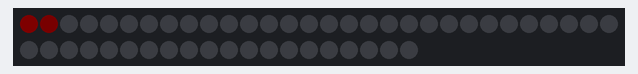
The sketch below on a simulated Arduino Nano, built with avr-gcc and run on an emulated ATmega328P. Shown: 50 RGB LEDs in strip order, left to right, continuing on the next row. Dim RGB values are drawn brighter than linear; what the sketch prints to the serial monitor is not drawn.

Above: at 0.59 s.
At 31.8 s:
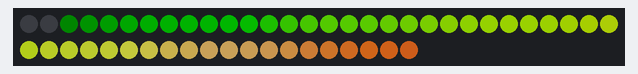

The sketch:

Random.ino
```cpp
// (licence header left out)
// LPD8806-based code from Adafruit for RGB LED Modules in a strip
/*****************************************************************************/
// you can also use hardware SPI, for ultra fast writes by leaving out the
// data and clock pin arguments. This will 'fix' the pins to the following:
// on Arduino 168/328 thats data = 11, and clock = pin 13.
#include "LPD8806.h"
#include "SPI.h"


// Strip variables:
const int LEDs_in_strip = 50;
const int LEDs_for_simplex = 6;
// Extra fake LED at the end, to avoid fencepost problem.
// It is used by simplex node and interpolation code.
float LED_array_red[LEDs_in_strip+1];
float LED_array_green[LEDs_in_strip+1];
float LED_array_blue[LEDs_in_strip+1];
float LED_array_hue[LEDs_in_strip+1];
float LED_array_brightness[LEDs_in_strip+1];

int node_spacing = LEDs_in_strip / LEDs_for_simplex;
LPD8806 strip = LPD8806(LEDs_in_strip);

// Perlin noise global variables:
float x1,y1,x2,y2;
// Set up Perlin globals:
//persistence affects the degree to which the "finer" noise is seen
float persistence = 0.25;
//octaves are the number of "layers" of noise that get computed
int octaves = 3;
// Simplex noise global variables:
int i, j, k, A[] = {0, 0, 0};
float u, v, w, s;
static float onethird = 0.333333333;
static float onesixth = 0.166666667;
int T[] = {0x15, 0x38, 0x32, 0x2c, 0x0d, 0x13, 0x07, 0x2a};

// Simplex noise parameters:
// Useable values for time increment range from 0.005 (barely perceptible) to 0.2 (irritatingly flickery)
// 0.02 seems ideal for relaxed screensaver
float timeinc = 0.02;
// Useable values for space increment range from 0.8 (LEDS doing different things to their neighbours), to 0.02 (roughly one feature present in 15 LEDs).
// 0.05 seems ideal for relaxed screensaver
float spaceinc = 0.1;
// Simplex noise variables:
// So that subsequent calls to SimplexNoisePattern produce similar outputs, this needs to be outside the scope of loop()
float yoffset = 0.0;
float saturation = 1.0;


void setup()
{
  // Start up the LED strip
  strip.begin();

  // Update the strip, to start they are all 'off'
  strip.show();

  Serial.begin(9600);
  Serial.println("Setup done ");
}


void loop() {
  int repeats = 200;

  // Perlin noise for five red LEDs
  timeinc = 0.1;
  for ( int i=0; i<repeats; i++ ) {
    PerlinNoisePattern( 5 );
    yoffset += timeinc;
  }

  AllOff();
  delay(500);

  // Simplex noise for ten full-colour LEDs
  // No interpolation.
  timeinc = 0.02;
  for ( int i=0; i<repeats; i++ ) {
    SimplexNoisePattern( spaceinc, timeinc, yoffset, 10);
    yoffset += timeinc;
  }
  AllOff();
  delay(500);

  // Simplex noise for whole strip of 96 LEDs.
  // (Well, it's simplex noise for 6 LEDs and cubic interpolation between those nodes.)
  for ( int i=0; i<repeats; i++ ) {
    SimplexNoisePatternInterpolated( spaceinc, timeinc, yoffset);
    yoffset += timeinc;
  }
  AllOff();
  delay(500);
}


void PerlinNoisePattern(int numLEDs) {
  float xoffset = 1.0;
  for (int j=0; j < numLEDs; j++) {
    xoffset += spaceinc;

    // Caluclate Perlin Noise (range -1 to 1), expand and bias that range:
    // Takes around 10 ms per call, so only doing this for the red LEDs, not full colour
    int r = int(PerlinNoise2(xoffset,yoffset,persistence,octaves)*196+32);
    // Clip output to the brightness level of 0-127 that the LED strip accepts.
    // Doing this with constrain() is slooow. Doing this explicitly adds no time at all. Conclusion: constrain() sucks.
    if ( r>127 ) { r=127; }
    else if ( r<0 ) { r=0; }

    strip.setPixelColor(j, r, 0, 0);
  }

  strip.show();
}


void SimplexNoisePattern( float spaceinc, float timeinc, float yoffset, int numLEDs) {
    // Calculate simplex noise for LEDs that are nodes:
    // Store raw values from simplex function (-0.347 to 0.347)
    float xoffset = 0.0;
    for (int i=0; i<numLEDs; i++) {
      xoffset += spaceinc;
      LED_array_red[i] = SimplexNoise(xoffset,yoffset,0);
      LED_array_green[i] = SimplexNoise(xoffset,yoffset,1);
      LED_array_blue[i] = SimplexNoise(xoffset,yoffset,2);
    }

    // Convert values from raw noise to scaled r,g,b and feed to strip.
    // Raw noise is -0.347 to +0.347 or thereabouts.
    for (int i=0; i<numLEDs; i++) {
      int r = int(LED_array_red[i]*403 + 16);
      int g = int(LED_array_green[i]*403 + 16);
      int b = int(LED_array_blue[i]*403 + 16);

      if ( r>127 ) { r=127; }
      else if ( r<0 ) { r=0; }  // Adds no time at all. Conclusion: constrain() sucks.

      if ( g>127 ) { g=127; }
      else if ( g<0 ) { g=0; }

      if ( b>127 ) { b=127; }
      else if ( b<0 ) { b=0; }

      strip.setPixelColor(i, r, g, b);
    }

    // Update strip
    strip.show();
}


void SimplexNoisePatternInterpolated( float spaceinc, float timeinc, float yoffset) {
    // Calculate simplex noise for LEDs that are nodes:
    // Store raw values from simplex function (-0.347 to 0.347)
    float xoffset = 0.0;
    for (int i=0; i<=LEDs_in_strip; i=i+node_spacing) {
      xoffset += spaceinc;
      LED_array_red[i] = SimplexNoise(xoffset,yoffset,0);
      LED_array_green[i] = SimplexNoise(xoffset,yoffset,1);
      LED_array_blue[i] = SimplexNoise(xoffset,yoffset,2);
    }

    // Interpolate values for LEDs between nodes
    for (int i=0; i<LEDs_in_strip; i++) {
      int position_between_nodes = i % node_spacing;
      int last_node, next_node;

      // If at node, skip
      if ( position_between_nodes == 0 ) {
        // At node for simplex noise, do nothing but update which nodes we are between
        last_node = i;
        next_node = last_node + node_spacing;
      }
      // Else between two nodes, so identify those nodes
      else {
        // And interpolate between the values at those nodes for red, green, and blue
        float t = float(position_between_nodes) / float(node_spacing);
        float t_squaredx3 = 3*t*t;
        float t_cubedx2 = 2*t*t*t;
        LED_array_red[i] = LED_array_red[last_node] * ( t_cubedx2 - t_squaredx3 + 1.0 ) + LED_array_red[next_node] * ( -t_cubedx2 + t_squaredx3 );
        LED_array_green[i] = LED_array_green[last_node] * ( t_cubedx2 - t_squaredx3 + 1.0 ) + LED_array_green[next_node] * ( -t_cubedx2 + t_squaredx3 );
        LED_array_blue[i] = LED_array_blue[last_node] * ( t_cubedx2 - t_squaredx3 + 1.0 ) + LED_array_blue[next_node] * ( -t_cubedx2 + t_squaredx3 );
      }
    }

    // Convert values from raw noise to scaled r,g,b and feed to strip
    for (int i=0; i<LEDs_in_strip; i++) {
      int r = int(LED_array_red[i]*403 + 16);
      int g = int(LED_array_green[i]*403 + 16);
      int b = int(LED_array_blue[i]*403 + 16);

      if ( r>127 ) { r=127; }
      else if ( r<0 ) { r=0; }  // Adds no time at all. Conclusion: constrain() sucks.

      if ( g>127 ) { g=127; }
      else if ( g<0 ) { g=0; }

      if ( b>127 ) { b=127; }
      else if ( b<0 ) { b=0; }

      strip.setPixelColor(i, r, g, b);
    }

    // Update strip
    strip.show();
}


/*****************************************************************************/
// Simplex noise code:
// From an original algorythm by Ken Perlin.
// Returns a value in the range of about [-0.347 .. 0.347]
float SimplexNoise(float x, float y, float z) {
  // Skew input space to relative coordinate in simplex cell
  s = (x + y + z) * onethird;
  i = fastfloor(x+s);
  j = fastfloor(y+s);
  k = fastfloor(z+s);

  // Unskew cell origin back to (x, y , z) space
  s = (i + j + k) * onesixth;
  u = x - i + s;
  v = y - j + s;
  w = z - k + s;;

  A[0] = A[1] = A[2] = 0;

  // For 3D case, the simplex shape is a slightly irregular tetrahedron.
  // Determine which simplex we're in
  int hi = u >= w ? u >= v ? 0 : 1 : v >= w ? 1 : 2;
  int lo = u < w ? u < v ? 0 : 1 : v < w ? 1 : 2;

  return k_fn(hi) + k_fn(3 - hi - lo) + k_fn(lo) + k_fn(0);
}


int fastfloor(float n) {
  return n > 0 ? (int) n : (int) n - 1;
}


float k_fn(int a) {
  s = (A[0] + A[1] + A[2]) * onesixth;
  float x = u - A[0] + s;
  float y = v - A[1] + s;
  float z = w - A[2] + s;
  float t = 0.6f - x * x - y * y - z * z;
  int h = shuffle(i + A[0], j + A[1], k + A[2]);
  A[a]++;
  if (t < 0) return 0;
  int b5 = h >> 5 & 1;
  int b4 = h >> 4 & 1;
  int b3 = h >> 3 & 1;
  int b2 = h >> 2 & 1;
  int b = h & 3;
  float p = b == 1 ? x : b == 2 ? y : z;
  float q = b == 1 ? y : b == 2 ? z : x;
  float r = b == 1 ? z : b == 2 ? x : y;
  p = b5 == b3 ? -p : p;
  q = b5 == b4 ? -q: q;
  r = b5 != (b4^b3) ? -r : r;
  t *= t;
  return 8 * t * t * (p + (b == 0 ? q + r : b2 == 0 ? q : r));
}


int shuffle(int i, int j, int k) {
  return b(i, j, k, 0) + b(j, k, i, 1) + b(k, i, j, 2) + b(i, j, k, 3) + b(j, k, i, 4) + b(k, i, j, 5) + b(i, j, k, 6) + b(j, k, i, 7);
}


int b(int i, int j, int k, int B) {
  return T[b(i, B) << 2 | b(j, B) << 1 | b(k, B)];
}


int b(int N, int B) {
  return N >> B & 1;
}


/*****************************************************************************/
// Perlin noise code:
// using the algorithm from http://freespace.banned.net/hugo.elias/models/m_perlin.html
// thanks to hugo elias
float Noise2(float x, float y)
{
  long noise;
  noise = x + y * 57;
  noise = (noise << 13) ^ noise;
  return ( 1.0 - ( long(noise * (noise * noise * 15731L + 789221L) + 1376312589L) & 0x7fffffff) / 1073741824.0);
}

float SmoothNoise2(float x, float y)
{
  float corners, sides, center;
  corners = ( Noise2(x-1, y-1)+Noise2(x+1, y-1)+Noise2(x-1, y+1)+Noise2(x+1, y+1) ) / 16;
  sides   = ( Noise2(x-1, y)  +Noise2(x+1, y)  +Noise2(x, y-1)  +Noise2(x, y+1) ) /  8;
  center  =  Noise2(x, y) / 4;
  return (corners + sides + center);
}

float InterpolatedNoise2(float x, float y)
{
  float v1,v2,v3,v4,i1,i2,fractionX,fractionY;
  long longX,longY;

  longX = long(x);
  fractionX = x - longX;

  longY = long(y);
  fractionY = y - longY;

  v1 = SmoothNoise2(longX, longY);
  v2 = SmoothNoise2(longX + 1, longY);
  v3 = SmoothNoise2(longX, longY + 1);
  v4 = SmoothNoise2(longX + 1, longY + 1);

  i1 = Interpolate(v1 , v2 , fractionX);
  i2 = Interpolate(v3 , v4 , fractionX);

  return(Interpolate(i1 , i2 , fractionY));
}

float Interpolate(float a, float b, float x)
{
  //cosine interpolations
  return(CosineInterpolate(a, b, x));
}

float LinearInterpolate(float a, float b, float x)
{
  return(a*(1-x) + b*x);
}

float CosineInterpolate(float a, float b, float x)
{
  float ft = x * 3.1415927;
  float f = (1 - cos(ft)) * .5;

  return(a*(1-f) + b*f);
}

float PerlinNoise2(float x, float y, float persistance, int octaves)
{
  float frequency, amplitude;
  float total = 0.0;

  for (int i = 0; i <= octaves - 1; i++)
  {
    frequency = pow(2,i);
    amplitude = pow(persistence,i);

    total = total + InterpolatedNoise2(x * frequency, y * frequency) * amplitude;
  }
  return(total);
}


void AllOff() {
  // Reset LED strip
  strip.begin();
  strip.show();
}
```
